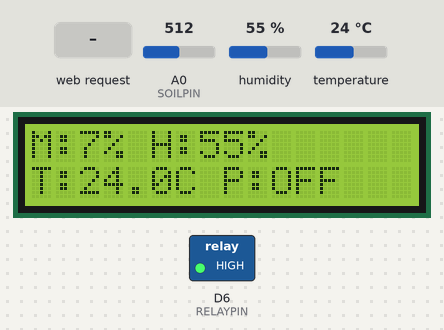
A sketch run on a simulated Arduino Uno R4 WiFi. On the bench: 16×2 character LCD, switched loads named in the sketch (green lamp = pin HIGH). Inputs (shaded band) come from the test bench; at power-on: A0 (SOILPIN) = 512, humidity 55 %, temperature 24 °C. WiFi joins after 1.5 s; servers stay silent unless stated; random numbers use the default seed unless the sketch sets one; what the sketch prints to the serial monitor is not drawn.

Above: at 6.9 s.
7.0 s: HTTP request GET /BOOST_ON received
At 8.2 s:
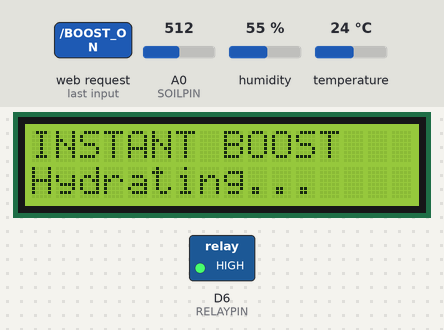
8.5 s: HTTP request GET /WATER_OFF received
At 12.2 s:
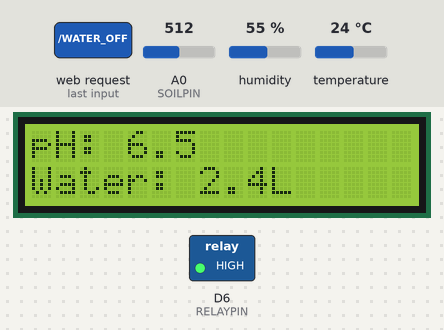
15.5 s: HTTP request GET /PUMP_ON received
At 16.7 s:
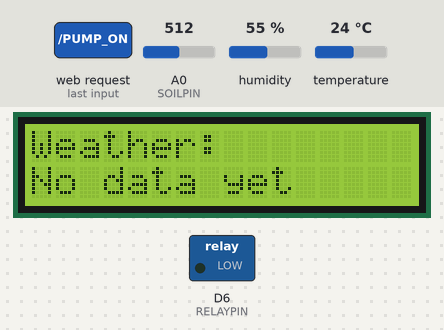
21.5 s: HTTP request GET /SCHEDULE_ON received
At 22.7 s:
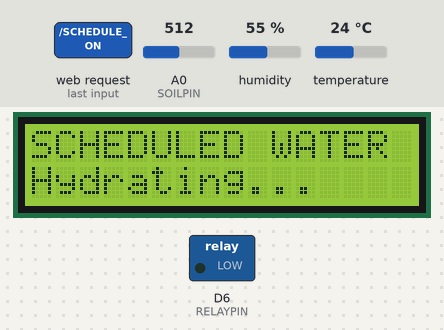
23.0 s: HTTP request GET /AUTOPILOT_ON received
At 24.4 s:
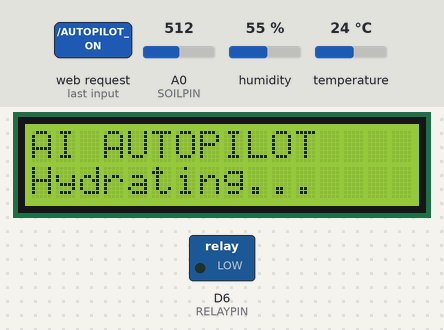
25.0 s: HTTP request GET /PUMP_OFF received
At 26.1 s:
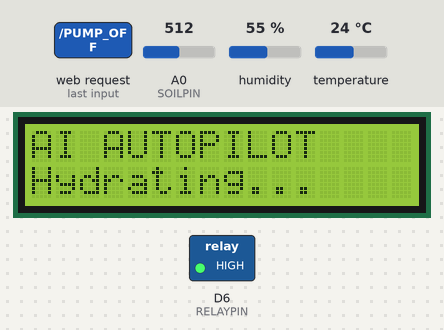
Timing chart, 0 to 27.5 s (numbered marks = the images above; inputs shaded):
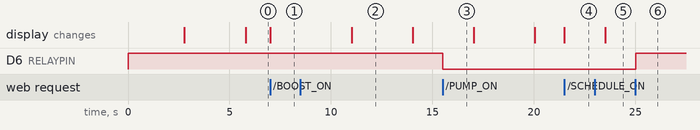

Measured:
- after the input at 7.0 s, the display: changes at once (image 1)
- after the input at 8.5 s, the display: changes after 2.5 s (image 2)
- after the input at 15.5 s, D6 (RELAYPIN): HIGH → LOW at once
- after the input at 21.5 s, the display: changes at once (image 4)
- after the input at 23.0 s, the display: changes after 0.51 s (image 5)
- after the input at 25.0 s, D6 (RELAYPIN): LOW → HIGH at once
- what the display in image 2 shows lasts 3.0 s, from 11.0 s to 14.0 s

The sketch:

smart_irrigation_lcd.ino
```cpp
/*
  Smart Irrigation - Arduino Uno R4 WiFi + 16x2 LCD
  Reacts to the app's real scheduling/autopilot/weather logic - the Arduino
  does not run its own duplicate logic, it just displays what the app tells
  it is happening.

  App protocol:
    GET /status         -> {"m":..,"t":..,"h":..,"ph":..,"water":..,"pump":0/1,"watering":0/1}
    GET /PUMP_ON         -> relay ON  (manual toggle)
    GET /PUMP_OFF        -> relay OFF
    GET /WATER_ON        -> relay ON  (any watering event - boost/schedule/autopilot)
    GET /WATER_OFF       -> relay OFF

    -- LCD popup tags (call these ALONGSIDE WATER_ON/OFF, don't replace them) --
    GET /BOOST_ON                     -> LCD shows "Instant Boost" popup
    GET /BOOST_OFF
    GET /SCHEDULE_ON?dur=<seconds>    -> LCD shows "Scheduled Water" + countdown
    GET /SCHEDULE_OFF
    GET /AUTOPILOT_ON?dur=<seconds>   -> LCD shows "AI Autopilot" + countdown
    GET /AUTOPILOT_OFF

    -- Rain Skip (call when app cancels a scheduled watering due to rain) --
    GET /RAIN_SKIP_ON                 -> LCD shows "Rain Skip Active" popup
    GET /RAIN_SKIP_OFF

    -- Weather page (call whenever the app refreshes its weather data) --
    GET /WEATHER?temp=<C>&rain=<percent>   -> updates 3rd LCD page

    -- Notification flag (call when a new notification appears/clears) --
    GET /NOTIF_ON                     -> small "N" indicator shown on normal pages
    GET /NOTIF_OFF

  =====================================================
  PIN CONFIG - matches the "Electronics University" video
  =====================================================
*/

#define LCD_RS 7
#define LCD_EN 8
#define LCD_D4 9
#define LCD_D5 10
#define LCD_D6 11
#define LCD_D7 12

#define DHTPIN 5
#define RELAYPIN 6
#define SOILPIN A0

#define RELAY_ACTIVE_LOW true

// =====================================================

#include <WiFiS3.h>
#include <LiquidCrystal.h>
#include <DHT.h>

const char* ssid     = "Dhruv Patel";
const char* password = "Dhruv@2499";

LiquidCrystal lcd(LCD_RS, LCD_EN, LCD_D4, LCD_D5, LCD_D6, LCD_D7);
DHT dht(DHTPIN, DHT11);
WiFiServer server(80);

int dryValue = 550;
int wetValue = 10;

bool pumpState = false;
bool wateringState = false;

float fakePh = 6.5;
unsigned long lastPhChange = 0;
const unsigned long phChangeInterval = 150000;

float waterUsedLiters = 2.4;

// ---- Feature display flags (set by app) ----
enum ActiveFeature { NONE, BOOST, SCHEDULE, AUTOPILOT, RAIN_SKIP };
ActiveFeature currentFeature = NONE;
unsigned long featureEndMillis = 0;
bool featureHasDuration = false;

// ---- Weather data (set by app) ----
float weatherTemp = 0;
int weatherRainChance = 0;
bool weatherReceived = false;

// ---- Notification flag ----
bool hasNotification = false;

void setPump(bool on) {
  pumpState = on;
  wateringState = on;
  bool pinLevel = RELAY_ACTIVE_LOW ? !on : on;
  digitalWrite(RELAYPIN, pinLevel ? HIGH : LOW);
}

void updateFakePh() {
  if (millis() - lastPhChange > phChangeInterval) {
    lastPhChange = millis();
    float drift = random(-30, 31) / 100.0;
    fakePh += drift;
    if (fakePh < 5.5) fakePh = 5.5;
    if (fakePh > 7.5) fakePh = 7.5;
  }
}

void setup() {
  Serial.begin(9600);
  randomSeed(analogRead(A5));
  pinMode(RELAYPIN, OUTPUT);
  setPump(false);

  lcd.begin(16, 2);
  lcd.print("Connecting WiFi");

  dht.begin();
  connectWiFi();
  server.begin();
}

void connectWiFi() {
  int attempt = 0;
  while (WiFi.localIP() == IPAddress(0, 0, 0, 0)) {
    attempt++;
    Serial.print("Attempt ");
    Serial.print(attempt);
    Serial.print(": connecting to ");
    Serial.println(ssid);

    WiFi.disconnect();
    delay(200);
    WiFi.begin(ssid, password);

    unsigned long start = millis();
    while (WiFi.status() != WL_CONNECTED && millis() - start < 10000) {
      delay(500);
      Serial.print(".");
    }
    Serial.println();
    Serial.print("WiFi.status() = ");
    Serial.println(WiFi.status());

    if (WiFi.status() == WL_CONNECTED) {
      delay(1000);
      Serial.print("IP received: ");
      Serial.println(WiFi.localIP());
    } else {
      Serial.println("Connection attempt failed, retrying...");
    }
  }

  lcd.clear();
  lcd.print("IP:");
  lcd.print(WiFi.localIP());
  Serial.print("Arduino IP: ");
  Serial.println(WiFi.localIP());
  delay(3000);
}

int readMoisturePercent() {
  int raw = analogRead(SOILPIN);
  int pct = map(raw, dryValue, wetValue, 0, 100);
  return constrain(pct, 0, 100);
}

// ---------------- LCD PAGES ----------------

void showNormalPage1(int moisture, float temp, float humidity) {
  lcd.clear();
  lcd.setCursor(0, 0);
  lcd.print("M:");
  lcd.print(moisture);
  lcd.print("% H:");
  lcd.print(isnan(humidity) ? 0 : (int)humidity);
  lcd.print("%");
  if (hasNotification) {
    lcd.setCursor(15, 0);
    lcd.print("N");
  }

  lcd.setCursor(0, 1);
  lcd.print("T:");
  lcd.print(isnan(temp) ? 0 : temp, 1);
  lcd.print("C");
  lcd.print(pumpState ? " P:ON" : " P:OFF");
}

void showNormalPage2() {
  lcd.clear();
  lcd.setCursor(0, 0);
  lcd.print("pH: ");
  lcd.print(fakePh, 1);
  if (hasNotification) {
    lcd.setCursor(15, 0);
    lcd.print("N");
  }

  lcd.setCursor(0, 1);
  lcd.print("Water: ");
  lcd.print(waterUsedLiters, 1);
  lcd.print("L");
}

void showNormalPage3() {
  lcd.clear();
  lcd.setCursor(0, 0);
  lcd.print("Weather:");
  if (hasNotification) {
    lcd.setCursor(15, 0);
    lcd.print("N");
  }

  lcd.setCursor(0, 1);
  if (weatherReceived) {
    lcd.print(weatherTemp, 1);
    lcd.print("C Rain:");
    lcd.print(weatherRainChance);
    lcd.print("%");
  } else {
    lcd.print("No data yet");
  }
}

void printCountdown(unsigned long secondsLeft) {
  int m = secondsLeft / 60;
  int s = secondsLeft % 60;
  if (m < 10) lcd.print("0");
  lcd.print(m);
  lcd.print(":");
  if (s < 10) lcd.print("0");
  lcd.print(s);
}

void showFeaturePopup() {
  lcd.clear();
  lcd.setCursor(0, 0);

  if (currentFeature == BOOST) lcd.print("INSTANT BOOST");
  else if (currentFeature == SCHEDULE) lcd.print("SCHEDULED WATER");
  else if (currentFeature == AUTOPILOT) lcd.print("AI AUTOPILOT");
  else if (currentFeature == RAIN_SKIP) lcd.print("RAIN SKIP ACTIVE");

  lcd.setCursor(0, 1);
  if (currentFeature == RAIN_SKIP) {
    lcd.print("Watering held");
  } else if (featureHasDuration) {
    unsigned long secondsLeft = (featureEndMillis > millis()) ? (featureEndMillis - millis()) / 1000 : 0;
    lcd.print("Time left ");
    printCountdown(secondsLeft);
  } else {
    lcd.print("Hydrating...");
  }
}

// ---------------- REQUEST HANDLING ----------------

int extractIntParam(String request, String key) {
  int idx = request.indexOf(key + "=");
  if (idx == -1) return -1;
  idx += key.length() + 1;
  int end = idx;
  while (end < (int)request.length() && (isDigit(request[end]) || request[end] == '.' || request[end] == '-')) {
    end++;
  }
  String valStr = request.substring(idx, end);
  return valStr.toFloat();
}

void loop() {
  WiFiClient client = server.available();
  if (client) {
    String request = client.readStringUntil('\r');
    client.flush();

    int moisture = readMoisturePercent();
    float temp = dht.readTemperature();
    float humidity = dht.readHumidity();
    if (isnan(temp)) temp = -1;

    if (request.indexOf("GET /status") >= 0) {
      String json = "{\"m\":" + String(moisture) + ",\"t\":" + String((int)temp) +
                    ",\"h\":" + String(isnan(humidity) ? -1 : (int)humidity) +
                    ",\"ph\":" + String(fakePh, 1) + ",\"water\":" + String(waterUsedLiters, 1) +
                    ",\"pump\":" + String(pumpState ? 1 : 0) +
                    ",\"watering\":" + String(wateringState ? 1 : 0) + "}";
      client.println("HTTP/1.1 200 OK");
      client.println("Content-Type: application/json");
      client.println("Access-Control-Allow-Origin: *");
      client.println("Connection: close");
      client.println();
      client.println(json);
    }
    else if (request.indexOf("GET /PUMP_ON") >= 0) {
      setPump(true);
      client.println("HTTP/1.1 200 OK\r\nConnection: close\r\n\r\nPUMP ON");
    }
    else if (request.indexOf("GET /PUMP_OFF") >= 0) {
      setPump(false);
      client.println("HTTP/1.1 200 OK\r\nConnection: close\r\n\r\nPUMP OFF");
    }
    else if (request.indexOf("GET /WATER_ON") >= 0) {
      setPump(true);
      client.println("HTTP/1.1 200 OK\r\nConnection: close\r\n\r\nWATER ON");
    }
    else if (request.indexOf("GET /WATER_OFF") >= 0) {
      setPump(false);
      if (currentFeature == BOOST || currentFeature == SCHEDULE || currentFeature == AUTOPILOT) {
        currentFeature = NONE;
      }
      client.println("HTTP/1.1 200 OK\r\nConnection: close\r\n\r\nWATER OFF");
    }
    else if (request.indexOf("GET /BOOST_ON") >= 0) {
      currentFeature = BOOST;
      featureHasDuration = false;
      client.println("HTTP/1.1 200 OK\r\nConnection: close\r\n\r\nBOOST TAGGED");
    }
    else if (request.indexOf("GET /BOOST_OFF") >= 0) {
      if (currentFeature == BOOST) currentFeature = NONE;
      client.println("HTTP/1.1 200 OK\r\nConnection: close\r\n\r\nBOOST UNTAGGED");
    }
    else if (request.indexOf("GET /SCHEDULE_ON") >= 0) {
      currentFeature = SCHEDULE;
      int dur = extractIntParam(request, "dur");
      if (dur > 0) {
        featureHasDuration = true;
        featureEndMillis = millis() + (unsigned long)dur * 1000UL;
      } else {
        featureHasDuration = false;
      }
      client.println("HTTP/1.1 200 OK\r\nConnection: close\r\n\r\nSCHEDULE TAGGED");
    }
    else if (request.indexOf("GET /SCHEDULE_OFF") >= 0) {
      if (currentFeature == SCHEDULE) currentFeature = NONE;
      client.println("HTTP/1.1 200 OK\r\nConnection: close\r\n\r\nSCHEDULE UNTAGGED");
    }
    else if (request.indexOf("GET /AUTOPILOT_ON") >= 0) {
      currentFeature = AUTOPILOT;
      int dur = extractIntParam(request, "dur");
      if (dur > 0) {
        featureHasDuration = true;
        featureEndMillis = millis() + (unsigned long)dur * 1000UL;
      } else {
        featureHasDuration = false;
      }
      client.println("HTTP/1.1 200 OK\r\nConnection: close\r\n\r\nAUTOPILOT TAGGED");
    }
    else if (request.indexOf("GET /AUTOPILOT_OFF") >= 0) {
      if (currentFeature == AUTOPILOT) currentFeature = NONE;
      client.println("HTTP/1.1 200 OK\r\nConnection: close\r\n\r\nAUTOPILOT UNTAGGED");
    }
    else if (request.indexOf("GET /RAIN_SKIP_ON") >= 0) {
      currentFeature = RAIN_SKIP;
      client.println("HTTP/1.1 200 OK\r\nConnection: close\r\n\r\nRAIN SKIP TAGGED");
    }
    else if (request.indexOf("GET /RAIN_SKIP_OFF") >= 0) {
      if (currentFeature == RAIN_SKIP) currentFeature = NONE;
      client.println("HTTP/1.1 200 OK\r\nConnection: close\r\n\r\nRAIN SKIP UNTAGGED");
    }
    else if (request.indexOf("GET /WEATHER") >= 0) {
      float t = extractIntParam(request, "temp");
      int r = extractIntParam(request, "rain");
      weatherTemp = t;
      weatherRainChance = r;
      weatherReceived = true;
      client.println("HTTP/1.1 200 OK\r\nConnection: close\r\n\r\nWEATHER UPDATED");
    }
    else if (request.indexOf("GET /NOTIF_ON") >= 0) {
      hasNotification = true;
      client.println("HTTP/1.1 200 OK\r\nConnection: close\r\n\r\nNOTIF ON");
    }
    else if (request.indexOf("GET /NOTIF_OFF") >= 0) {
      hasNotification = false;
      client.println("HTTP/1.1 200 OK\r\nConnection: close\r\n\r\nNOTIF OFF");
    }
    else {
      client.println("HTTP/1.1 404 Not Found\r\nConnection: close\r\n\r\n");
    }
    delay(1);
    client.stop();
  }

  updateFakePh();

  static unsigned long lastTick = 0;
  bool showingPopup = (currentFeature != NONE);
  unsigned long tickInterval = showingPopup ? 1000 : 3000;

  if (millis() - lastTick > tickInterval) {
    lastTick = millis();

    int moisture = readMoisturePercent();
    float temp = dht.readTemperature();
    float humidity = dht.readHumidity();

    if (showingPopup) {
      showFeaturePopup();
    } else {
      static int pageIndex = 0;
      if (pageIndex == 0) showNormalPage1(moisture, temp, humidity);
      else if (pageIndex == 1) showNormalPage2();
      else showNormalPage3();
      pageIndex = (pageIndex + 1) % 3;
    }

    Serial.print("M:");
    Serial.print(moisture);
    Serial.print(" T:");
    Serial.print(isnan(temp) ? -1 : (int)temp);
    Serial.print(" H:");
    Serial.print(isnan(humidity) ? -1 : (int)humidity);
    Serial.print(" Pump:");
    Serial.print(pumpState);
    Serial.print(" Feature:");
    Serial.println(currentFeature);
  }
}
```
